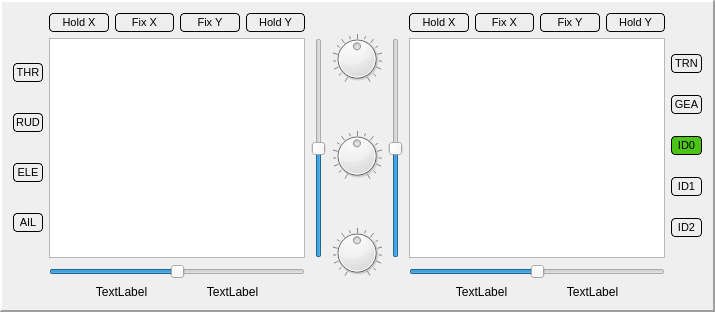
    <widget class="QFrame" name="controlFrame">
     <property name="sizePolicy">
      <sizepolicy hsizetype="Preferred" vsizetype="Preferred">
       <horstretch>0</horstretch>
       <verstretch>0</verstretch>
      </sizepolicy>
     </property>
     <property name="minimumSize">
      <size>
       <width>0</width>
       <height>0</height>
      </size>
     </property>
     <property name="maximumSize">
      <size>
       <width>16777215</width>
       <height>16777215</height>
      </size>
     </property>
     <property name="frameShape">
      <enum>QFrame::Panel</enum>
     </property>
     <property name="frameShadow">
      <enum>QFrame::Raised</enum>
     </property>
     <property name="lineWidth">
      <number>2</number>
     </property>
     <layout class="QGridLayout" name="gridLayout_8">
      <item row="0" column="0">
       <layout class="QGridLayout" name="gridLayout" columnstretch="0,0,0">
        <item row="1" column="2">
         <widget class="QSlider" name="trimVLeft">
          <property name="minimum">
           <number>-125</number>
          </property>
          <property name="maximum">
           <number>125</number>
          </property>
          <property name="orientation">
           <enum>Qt::Vertical</enum>
          </property>
         </widget>
        </item>
        <item row="1" column="1">
         <widget class="QGraphicsView" name="leftStick">
          <property name="minimumSize">
           <size>
            <width>220</width>
            <height>220</height>
           </size>
          </property>
          <property name="verticalScrollBarPolicy">
           <enum>Qt::ScrollBarAlwaysOff</enum>
          </property>
          <property name="horizontalScrollBarPolicy">
           <enum>Qt::ScrollBarAlwaysOff</enum>
          </property>
         </widget>
        </item>
        <item row="1" column="0">
         <layout class="QVBoxLayout" name="verticalLayout">
          <property name="bottomMargin">
           <number>0</number>
          </property>
          <item>
           <widget class="QPushButton" name="switchTHR">
            <property name="font">
             <font>
              <pointsize>8</pointsize>
             </font>
            </property>
            <property name="autoFillBackground">
             <bool>false</bool>
            </property>
            <property name="styleSheet">
             <string notr="true">QPushButton {
     background-color: #EEEEEE;
     border-style: outset;
     border-width: 1px;
     border-radius: 4px;
     border-color: black;
     padding: 2px;
 } 

QPushButton:checked {
     background-color: #4CC417;
     border-style: inset;
 }</string>
            </property>
            <property name="text">
             <string>THR</string>
            </property>
            <property name="checkable">
             <bool>true</bool>
            </property>
           </widget>
          </item>
          <item>
           <widget class="QPushButton" name="switchRUD">
            <property name="font">
             <font>
              <pointsize>8</pointsize>
             </font>
            </property>
            <property name="styleSheet">
             <string notr="true">QPushButton {
     background-color: #EEEEEE;
     border-style: outset;
     border-width: 1px;
     border-radius: 4px;
     border-color: black;
     padding: 2px;
 } 

QPushButton:checked {
     background-color: #4CC417;
     border-style: inset;
 }</string>
            </property>
            <property name="text">
             <string>RUD</string>
            </property>
            <property name="checkable">
             <bool>true</bool>
            </property>
           </widget>
          </item>
          <item>
           <widget class="QPushButton" name="switchELE">
            <property name="font">
             <font>
              <pointsize>8</pointsize>
             </font>
            </property>
            <property name="styleSheet">
             <string notr="true">QPushButton {
     background-color: #EEEEEE;
     border-style: outset;
     border-width: 1px;
     border-radius: 4px;
     border-color: black;
     padding: 2px;
 } 

QPushButton:checked {
     background-color: #4CC417;
     border-style: inset;
 }</string>
            </property>
            <property name="text">
             <string>ELE</string>
            </property>
            <property name="checkable">
             <bool>true</bool>
            </property>
           </widget>
          </item>
          <item>
           <widget class="QPushButton" name="switchAIL">
            <property name="font">
             <font>
              <pointsize>8</pointsize>
             </font>
            </property>
            <property name="styleSheet">
             <string notr="true">QPushButton {
     background-color: #EEEEEE;
     border-style: outset;
     border-width: 1px;
     border-radius: 4px;
     border-color: black;
     padding: 2px;
 } 

QPushButton:checked {
     background-color: #4CC417;
     border-style: inset;
 }</string>
            </property>
            <property name="text">
             <string>AIL</string>
            </property>
            <property name="checkable">
             <bool>true</bool>
            </property>
           </widget>
          </item>
         </layout>
        </item>
        <item row="0" column="1">
         <layout class="QHBoxLayout" name="horizontalLayout_3">
          <item>
           <widget class="QPushButton" name="holdLeftX">
            <property name="font">
             <font>
              <pointsize>8</pointsize>
             </font>
            </property>
            <property name="styleSheet">
             <string notr="true">QPushButton {
     background-color: #EEEEEE;
     border-style: outset;
     border-width: 1px;
     border-radius: 4px;
     border-color: black;
     padding: 2px;
 } 

QPushButton:checked {
     background-color: #4CC417;
     border-style: inset;
 }</string>
            </property>
            <property name="text">
             <string>Hold X</string>
            </property>
            <property name="checkable">
             <bool>true</bool>
            </property>
           </widget>
          </item>
          <item>
           <widget class="QPushButton" name="FixLeftX">
            <property name="font">
             <font>
              <pointsize>8</pointsize>
             </font>
            </property>
            <property name="styleSheet">
             <string notr="true">QPushButton {
     background-color: #EEEEEE;
     border-style: outset;
     border-width: 1px;
     border-radius: 4px;
     border-color: black;
     padding: 2px;
 } 

QPushButton:checked {
     background-color: #4CC417;
     border-style: inset;
 }</string>
            </property>
            <property name="text">
             <string>Fix X</string>
            </property>
            <property name="checkable">
             <bool>true</bool>
            </property>
           </widget>
          </item>
          <item>
           <widget class="QPushButton" name="FixLeftY">
            <property name="font">
             <font>
              <pointsize>8</pointsize>
             </font>
            </property>
            <property name="styleSheet">
             <string notr="true">QPushButton {
     background-color: #EEEEEE;
     border-style: outset;
     border-width: 1px;
     border-radius: 4px;
     border-color: black;
     padding: 2px;
 } 

QPushButton:checked {
     background-color: #4CC417;
     border-style: inset;
 }</string>
            </property>
            <property name="text">
             <string>Fix Y</string>
            </property>
            <property name="checkable">
             <bool>true</bool>
            </property>
           </widget>
          </item>
          <item>
           <widget class="QPushButton" name="holdLeftY">
            <property name="font">
             <font>
              <pointsize>8</pointsize>
             </font>
            </property>
            <property name="styleSheet">
             <string notr="true">QPushButton {
     background-color: #EEEEEE;
     border-style: outset;
     border-width: 1px;
     border-radius: 4px;
     border-color: black;
     padding: 2px;
 } 

QPushButton:checked {
     background-color: #4CC417;
     border-style: inset;
 }</string>
            </property>
            <property name="text">
             <string>Hold Y</string>
            </property>
            <property name="checkable">
             <bool>true</bool>
            </property>
           </widget>
          </item>
         </layout>
        </item>
        <item row="7" column="1">
         <layout class="QHBoxLayout" name="horizontalLayout_6">
          <property name="leftMargin">
           <number>20</number>
          </property>
          <property name="rightMargin">
           <number>20</number>
          </property>
          <item>
           <widget class="QLabel" name="leftXPerc">
            <property name="text">
             <string>TextLabel</string>
            </property>
            <property name="alignment">
             <set>Qt::AlignCenter</set>
            </property>
           </widget>
          </item>
          <item>
           <widget class="QLabel" name="leftYPerc">
            <property name="text">
             <string>TextLabel</string>
            </property>
            <property name="alignment">
             <set>Qt::AlignCenter</set>
            </property>
           </widget>
          </item>
         </layout>
        </item>
        <item row="2" column="1">
         <widget class="QSlider" name="trimHLeft">
          <property name="minimum">
           <number>-125</number>
          </property>
          <property name="maximum">
           <number>125</number>
          </property>
          <property name="orientation">
           <enum>Qt::Horizontal</enum>
          </property>
         </widget>
        </item>
       </layout>
      </item>
      <item row="0" column="2">
       <layout class="QGridLayout" name="gridLayout_2" columnstretch="0,0,0">
        <item row="1" column="0">
         <widget class="QSlider" name="trimVRight">
          <property name="minimum">
           <number>-125</number>
          </property>
          <property name="maximum">
           <number>125</number>
          </property>
          <property name="orientation">
           <enum>Qt::Vertical</enum>
          </property>
         </widget>
        </item>
        <item row="1" column="1">
         <widget class="QGraphicsView" name="rightStick">
          <property name="minimumSize">
           <size>
            <width>220</width>
            <height>220</height>
           </size>
          </property>
          <property name="verticalScrollBarPolicy">
           <enum>Qt::ScrollBarAlwaysOff</enum>
          </property>
          <property name="horizontalScrollBarPolicy">
           <enum>Qt::ScrollBarAlwaysOff</enum>
          </property>
         </widget>
        </item>
        <item row="1" column="2">
         <layout class="QVBoxLayout" name="verticalLayout_2">
          <item>
           <widget class="QPushButton" name="switchTRN">
            <property name="font">
             <font>
              <pointsize>8</pointsize>
             </font>
            </property>
            <property name="styleSheet">
             <string notr="true">QPushButton {
     background-color: #EEEEEE;
     border-style: outset;
     border-width: 1px;
     border-radius: 4px;
     border-color: black;
     padding: 2px;
 } 

QPushButton:pressed {
     background-color: #4CC417;
     border-style: inset;
 }</string>
            </property>
            <property name="text">
             <string>TRN</string>
            </property>
           </widget>
          </item>
          <item>
           <widget class="QPushButton" name="switchGEA">
            <property name="font">
             <font>
              <pointsize>8</pointsize>
             </font>
            </property>
            <property name="styleSheet">
             <string notr="true">QPushButton {
     background-color: #EEEEEE;
     border-style: outset;
     border-width: 1px;
     border-radius: 4px;
     border-color: black;
     padding: 2px;
 } 

QPushButton:checked {
     background-color: #4CC417;
     border-style: inset;
 }</string>
            </property>
            <property name="text">
             <string>GEA</string>
            </property>
            <property name="checkable">
             <bool>true</bool>
            </property>
            <property name="checked">
             <bool>false</bool>
            </property>
           </widget>
          </item>
          <item>
           <widget class="QPushButton" name="switchID0">
            <property name="font">
             <font>
              <pointsize>8</pointsize>
             </font>
            </property>
            <property name="styleSheet">
             <string notr="true">QPushButton {
     background-color: #EEEEEE;
     border-style: outset;
     border-width: 1px;
     border-radius: 4px;
     border-color: black;
     padding: 2px;
 } 

QPushButton:checked {
     background-color: #4CC417;
     border-style: inset;
 }</string>
            </property>
            <property name="text">
             <string>ID0</string>
            </property>
            <property name="checkable">
             <bool>true</bool>
            </property>
            <property name="checked">
             <bool>true</bool>
            </property>
            <property name="autoExclusive">
             <bool>true</bool>
            </property>
           </widget>
          </item>
          <item>
           <widget class="QPushButton" name="switchID1">
            <property name="font">
             <font>
              <pointsize>8</pointsize>
             </font>
            </property>
            <property name="styleSheet">
             <string notr="true">QPushButton {
     background-color: #EEEEEE;
     border-style: outset;
     border-width: 1px;
     border-radius: 4px;
     border-color: black;
     padding: 2px;
 } 

QPushButton:checked {
     background-color: #4CC417;
     border-style: inset;
 }</string>
            </property>
            <property name="text">
             <string>ID1</string>
            </property>
            <property name="checkable">
             <bool>true</bool>
            </property>
            <property name="autoExclusive">
             <bool>true</bool>
            </property>
           </widget>
          </item>
          <item>
           <widget class="QPushButton" name="switchID2">
            <property name="font">
             <font>
              <pointsize>8</pointsize>
             </font>
            </property>
            <property name="styleSheet">
             <string notr="true">QPushButton {
     background-color: #EEEEEE;
     border-style: outset;
     border-width: 1px;
     border-radius: 4px;
     border-color: black;
     padding: 2px;
 } 

QPushButton:checked {
     background-color: #4CC417;
     border-style: inset;
 }</string>
            </property>
            <property name="text">
             <string>ID2</string>
            </property>
            <property name="checkable">
             <bool>true</bool>
            </property>
            <property name="autoExclusive">
             <bool>true</bool>
            </property>
           </widget>
          </item>
         </layout>
        </item>
        <item row="0" column="1">
         <layout class="QHBoxLayout" name="horizontalLayout_4">
          <item>
           <widget class="QPushButton" name="holdRightX">
            <property name="font">
             <font>
              <pointsize>8</pointsize>
             </font>
            </property>
            <property name="styleSheet">
             <string notr="true">QPushButton {
     background-color: #EEEEEE;
     border-style: outset;
     border-width: 1px;
     border-radius: 4px;
     border-color: black;
     padding: 2px;
 } 

QPushButton:checked {
     background-color: #4CC417;
     border-style: inset;
 }</string>
            </property>
            <property name="text">
             <string>Hold X</string>
            </property>
            <property name="checkable">
             <bool>true</bool>
            </property>
           </widget>
          </item>
          <item>
           <widget class="QPushButton" name="FixRightX">
            <property name="font">
             <font>
              <pointsize>8</pointsize>
             </font>
            </property>
            <property name="styleSheet">
             <string notr="true">QPushButton {
     background-color: #EEEEEE;
     border-style: outset;
     border-width: 1px;
     border-radius: 4px;
     border-color: black;
     padding: 2px;
 } 

QPushButton:checked {
     background-color: #4CC417;
     border-style: inset;
 }</string>
            </property>
            <property name="text">
             <string>Fix X</string>
            </property>
            <property name="checkable">
             <bool>true</bool>
            </property>
           </widget>
          </item>
          <item>
           <widget class="QPushButton" name="FixRightY">
            <property name="font">
             <font>
              <pointsize>8</pointsize>
             </font>
            </property>
            <property name="styleSheet">
             <string notr="true">QPushButton {
     background-color: #EEEEEE;
     border-style: outset;
     border-width: 1px;
     border-radius: 4px;
     border-color: black;
     padding: 2px;
 } 

QPushButton:checked {
     background-color: #4CC417;
     border-style: inset;
 }</string>
            </property>
            <property name="text">
             <string>Fix Y</string>
            </property>
            <property name="checkable">
             <bool>true</bool>
            </property>
           </widget>
          </item>
          <item>
           <widget class="QPushButton" name="holdRightY">
            <property name="font">
             <font>
              <pointsize>8</pointsize>
             </font>
            </property>
            <property name="styleSheet">
             <string notr="true">QPushButton {
     background-color: #EEEEEE;
     border-style: outset;
     border-width: 1px;
     border-radius: 4px;
     border-color: black;
     padding: 2px;
 } 

QPushButton:checked {
     background-color: #4CC417;
     border-style: inset;
 }</string>
            </property>
            <property name="text">
             <string>Hold Y</string>
            </property>
            <property name="checkable">
             <bool>true</bool>
            </property>
           </widget>
          </item>
         </layout>
        </item>
        <item row="3" column="1">
         <layout class="QHBoxLayout" name="horizontalLayout_7">
          <property name="leftMargin">
           <number>20</number>
          </property>
          <property name="rightMargin">
           <number>20</number>
          </property>
          <item>
           <widget class="QLabel" name="rightXPerc">
            <property name="text">
             <string>TextLabel</string>
            </property>
            <property name="alignment">
             <set>Qt::AlignCenter</set>
            </property>
           </widget>
          </item>
          <item>
           <widget class="QLabel" name="rightYPerc">
            <property name="text">
             <string>TextLabel</string>
            </property>
            <property name="alignment">
             <set>Qt::AlignCenter</set>
            </property>
           </widget>
          </item>
         </layout>
        </item>
        <item row="2" column="1">
         <widget class="QSlider" name="trimHRight">
          <property name="minimum">
           <number>-125</number>
          </property>
          <property name="maximum">
           <number>125</number>
          </property>
          <property name="orientation">
           <enum>Qt::Horizontal</enum>
          </property>
         </widget>
        </item>
       </layout>
      </item>
      <item row="0" column="1">
       <layout class="QVBoxLayout" name="verticalLayout_9">
        <item>
         <widget class="QDial" name="dialP_1">
          <property name="sizePolicy">
           <sizepolicy hsizetype="MinimumExpanding" vsizetype="MinimumExpanding">
            <horstretch>0</horstretch>
            <verstretch>0</verstretch>
           </sizepolicy>
          </property>
          <property name="maximumSize">
           <size>
            <width>50</width>
            <height>90</height>
           </size>
          </property>
          <property name="toolTip">
           <string>P1</string>
          </property>
          <property name="minimum">
           <number>-1024</number>
          </property>
          <property name="maximum">
           <number>1024</number>
          </property>
          <property name="pageStep">
           <number>128</number>
          </property>
          <property name="notchTarget">
           <double>64.000000000000000</double>
          </property>
          <property name="notchesVisible">
           <bool>true</bool>
          </property>
         </widget>
        </item>
        <item>
         <widget class="QDial" name="dialP_2">
          <property name="sizePolicy">
           <sizepolicy hsizetype="MinimumExpanding" vsizetype="MinimumExpanding">
            <horstretch>0</horstretch>
            <verstretch>0</verstretch>
           </sizepolicy>
          </property>
          <property name="maximumSize">
           <size>
            <width>50</width>
            <height>90</height>
           </size>
          </property>
          <property name="toolTip">
           <string>P2</string>
          </property>
          <property name="minimum">
           <number>-1024</number>
          </property>
          <property name="maximum">
           <number>1024</number>
          </property>
          <property name="pageStep">
           <number>128</number>
          </property>
          <property name="invertedAppearance">
           <bool>false</bool>
          </property>
          <property name="notchTarget">
           <double>64.000000000000000</double>
          </property>
          <property name="notchesVisible">
           <bool>true</bool>
          </property>
         </widget>
        </item>
        <item>
         <widget class="QDial" name="dialP_3">
          <property name="sizePolicy">
           <sizepolicy hsizetype="MinimumExpanding" vsizetype="MinimumExpanding">
            <horstretch>0</horstretch>
            <verstretch>0</verstretch>
           </sizepolicy>
          </property>
          <property name="maximumSize">
           <size>
            <width>50</width>
            <height>90</height>
           </size>
          </property>
          <property name="toolTip">
           <string>P3</string>
          </property>
          <property name="minimum">
           <number>-1024</number>
          </property>
          <property name="maximum">
           <number>1024</number>
          </property>
          <property name="pageStep">
           <number>128</number>
          </property>
          <property name="notchTarget">
           <double>64.000000000000000</double>
          </property>
          <property name="notchesVisible">
           <bool>true</bool>
          </property>
         </widget>
        </item>
       </layout>
      </item>
     </layout>
    </widget>
